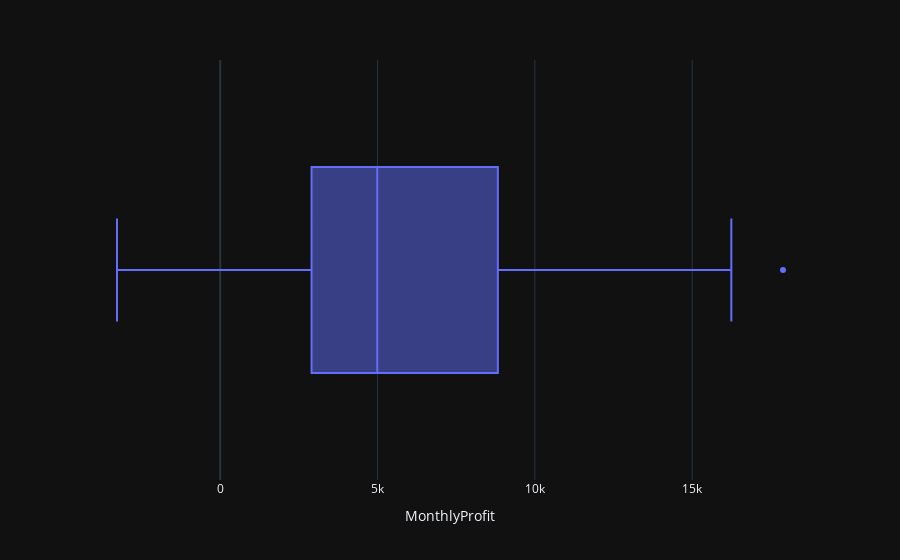

This figure's notebook cell:
### Code cell
px.box(data_frame=monthly_df, x='MonthlyProfit')

### Figure 1 — Plotly figure (JSON) as saved in the notebook; plotly's stock layout.template omitted (floating-point values rounded to 4 significant figures)
{"data": [{"alignmentgroup": "True", "hovertemplate": "MonthlyProfit=%{x}<extra></extra>", "legendgroup": "", "marker": {"color": "#636efa"}, "name": "", "notched": false, "offsetgroup": "", "orientation": "h", "showlegend": false, "x": [2450.0, 862.3, 498.7, 3489.0, 2739.0, 4977.0, -841.5, 5318.0, 8328.0, 3448.0, 9292.0, 8984.0, -3281.0, 2814.0, 9732.0, 4188.0, 4668.0, 3336.0, 3289.0, 5356.0, 8209.0, 2817.0, 12470.0, 8017.0, 2825.0, 5005.0, 3612.0, 2978.0, 8662.0, 4750.0, 4433.0, 2062.0, 9329.0, 16240.0, 4011.0, 17890.0, 7140.0, 1614.0, 14750.0, 933.3, 6343.0, 8223.0, 6953.0, 9041.0, 10990.0, 9275.0, 9690.0, 8483.0], "x0": " ", "xaxis": "x", "y0": " ", "yaxis": "y", "type": "box"}], "layout": {"xaxis": {"anchor": "y", "domain": [0.0, 1.0], "title": {"text": "MonthlyProfit"}}, "yaxis": {"anchor": "x", "domain": [0.0, 1.0]}, "legend": {"tracegroupgap": 0}, "margin": {"t": 60}, "boxmode": "group"}}
